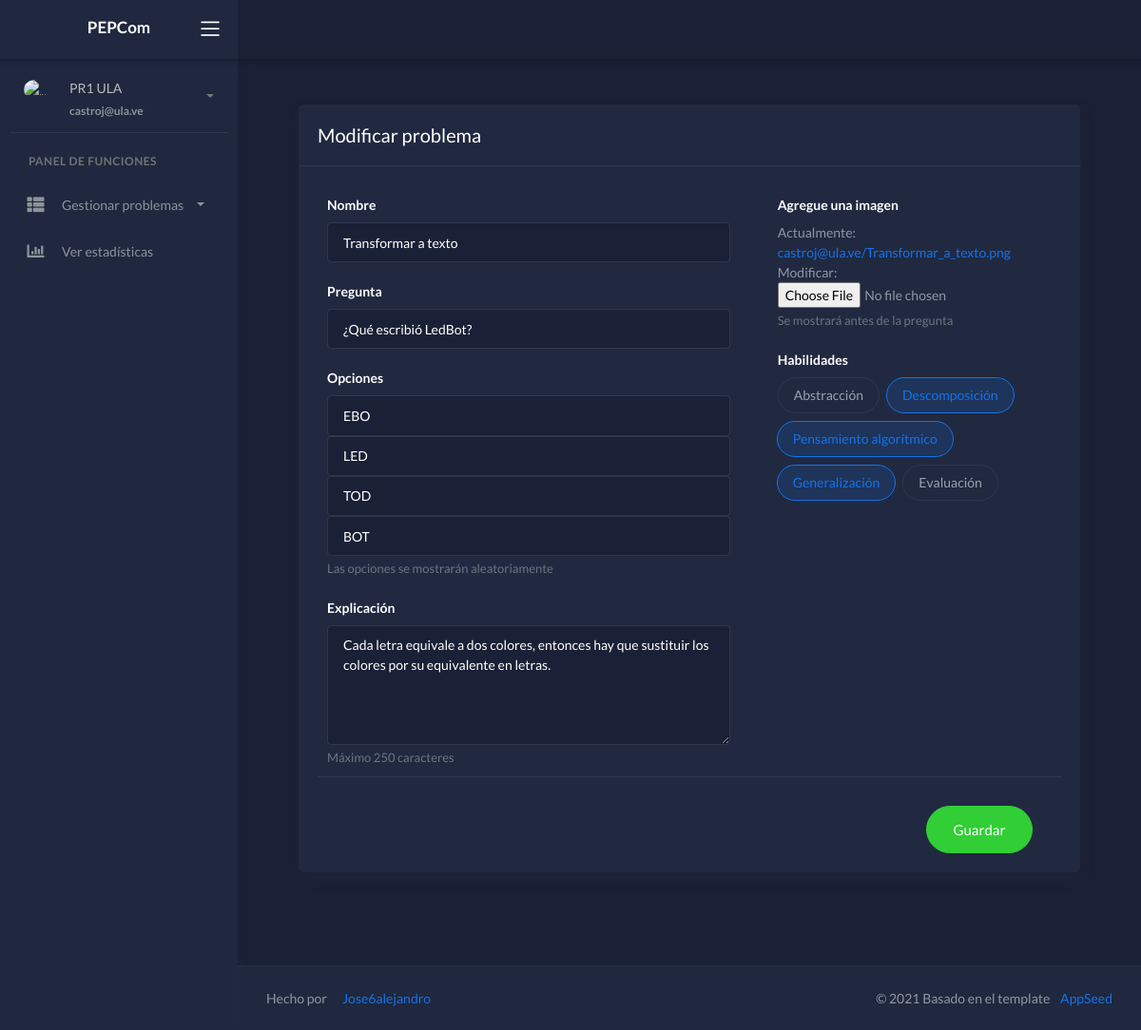
The page /home/update/10/ (signed in) on the database its author committed.
### crud_problems_app/models.py (models this page shows, shortened)
class User_Create_Problem(models.Model):
   user = models.ForeignKey(User, on_delete=models.CASCADE, blank=True)
   name = models.CharField(max_length=60)
   question = models.CharField(max_length=200)
   correct_option = models.CharField(max_length=70)
   distractor1 = models.CharField(max_length=70)
   distractor2 = models.CharField(max_length=70)
   distractor3 = models.CharField(max_length=70)
   explanation = models.CharField(max_length=250)
   image = models.ImageField(upload_to=user_directory_path, null = True)
   abstraction = models.BooleanField(blank=True)
   decomposition = models.BooleanField(blank=True)
   algorithms = models.BooleanField(blank=True)
   generalization = models.BooleanField(blank=True)
   evaluation = models.BooleanField(blank=True)

### crud_problems_app/views.py (the view, shortened to what this page needs)
# urls.py: path('home/update/<str:id>/',views.update_problems, name="update"),
@login_required()
@user_passes_test(views.check_not, login_url= '/home/')
def update_problems(request, id):
   id_problem = get_object_or_404(User_Create_Problem, id=id)
   data = {
      "form": Form_Create_problem(instance=id_problem)
   }
   temp = id_problem.image.name
   return render(request, 'update.html', data)

### register_app/views.py (called while the page is built)
def check_not(user):
    return not user.user_profile_set.get().user_role

### templates/update.html (shortened to what this page needs)
{% extends "layouts/base.html" %}
{% block content %}
	<div class="wrapper">
		{% include 'includes/navigation.html' %}
	    {% include 'includes/sidebar.html' %}
		<div class="main-panel">
			<div class="content">
				<div class="page-inner">
				<div class="page-header">
				<div class="content">
					<div class="page-inner">
						<div class="row">
							<div class="col-md-12">
								<div class="card">
									<div class="card-header">
										<div class="card-title">Modificar problema</div>
									</div>
									<div class="card-body">
										<form method="post" action="" enctype="multipart/form-data">
											<div class="row">
												<div class="col-md-6 col-lg-7">
													<div class="form-group" >
														<label >Nombre</label>
															{{ form.name }}
													</div>
													<div class="form-group">
														<label >Pregunta</label>
															{{ form.question }}
													</div>
													<div class="form-group">
														<label >Opciones</label>
															{{ form.correct_option }}
															{{ form.distractor1 }}
															{{ form.distractor2 }}
															{{ form.distractor3 }}
														<small id="Help" class="form-text text-muted">
														Las opciones se mostrarán aleatoriamente</small>
													</div>
													<div class="form-group">
														<label >Explicación</label>
															{{ form.explanation }}
														<small id="Help2" class="form-text text-muted">
														Máximo 250 caracteres</small>
													</div>
												</div>
												<div class="col-md-6 col-lg-5">
													<div class="form-group">
														<label>Agregue una imagen</label>
														<div>
															{{ form.image }}
														</div>
														<small id="Help3" class="form-text text-muted">
														Se mostrará antes de la pregunta</small>
													</div>
													<div class="form-group">
														<label class="form-label">Habilidades</label>
														<div class="selectgroup selectgroup-pills">
															<label class="selectgroup-item">
																<span class="selectgroup-button">Abstracción</span>
															</label>
															<label class="selectgroup-item">
																<span class="selectgroup-button">Descomposición</span>
															</label>
															<label class="selectgroup-item">
																<span class="selectgroup-button">Pensamiento algorítmico</span>
															</label>
															<label class="selectgroup-item">
																<span class="selectgroup-button">Generalización</span>
															</label>
															<label class="selectgroup-item">
																<span class="selectgroup-button">Evaluación</span>
															</label>
														</div>
													</div>
												</div>
											</div>
											<div class="card-action">
												<button type="submit" class="btn btn-success btn-lg float-right btn-round">
													Guardar
												</button>
											</div>
										</form>
									</div>
								</div>
							</div>
						</div>
					</div>
				</div>
				</div>
				</div>
			{% include 'includes/footer.html' %}
			</div>
		</div>
	</div>
{% endblock content %}

### templates/includes/sidebar.html (shortened to what this page needs)
		<div class="sidebar sidebar-style-2" data-background-color="dark2">
			<div class="sidebar-wrapper scrollbar scrollbar-inner">
				<div class="sidebar-content">
					<div class="user">
						<div class="avatar-sm float-left mr-2">
							<img src="/static/assets/img/icon2.png" alt="..." class="avatar-img rounded-circle">
						</div>
						<div class="info">
							<a data-toggle="collapse" href="#collapseExample" aria-expanded="true">
								<span>
									{{ request.user.first_name }}
									{{ request.user.last_name }}
									<span class="user-level">
										{{ request.user.email }}
									</span>
									<span class="caret"></span>
								</span>
							</a>
						</div>
					</div>
				{% if not user.user_profile_set.first.user_role%}
					<ul class="nav nav-primary">
						<li class="nav-section">
							<h4 class="text-section">Panel de funciones </h4>
						</li>
						<li class="nav-item {% if 'ui-' in segment %} active {% endif %}">
							<a data-toggle="collapse" href="#base">
								<i class="fas fa-th-list"></i>
								<p>Gestionar problemas</p>
								<span class="caret"></span>
							</a>
						</li>
						<li class="nav-item ">
							<a href="{% url 'statistics' %}">
								<i class="fas fa-chart-bar"></i>
								<p>Ver estadísticas</p>
							</a>
						</li>
					</ul>
				{% endif %}
				</div>
			</div>
		</div>

### rows shown on the page
User_Create_Problem: name "Transformar a texto", question "¿Qué escribió LedBot?", correct_option "EBO", distractor1 "LED", distractor2 "TOD", distractor3 "BOT", explanation "Cada letra equivale a dos colores, entonces hay que sustituir los colores por su equivalente en letras."

### other values the page prints
{{ request.user.first_name }} "PR1"
{{ request.user.last_name }} "ULA"
{{ request.user.email }} "castroj@ula.ve"
